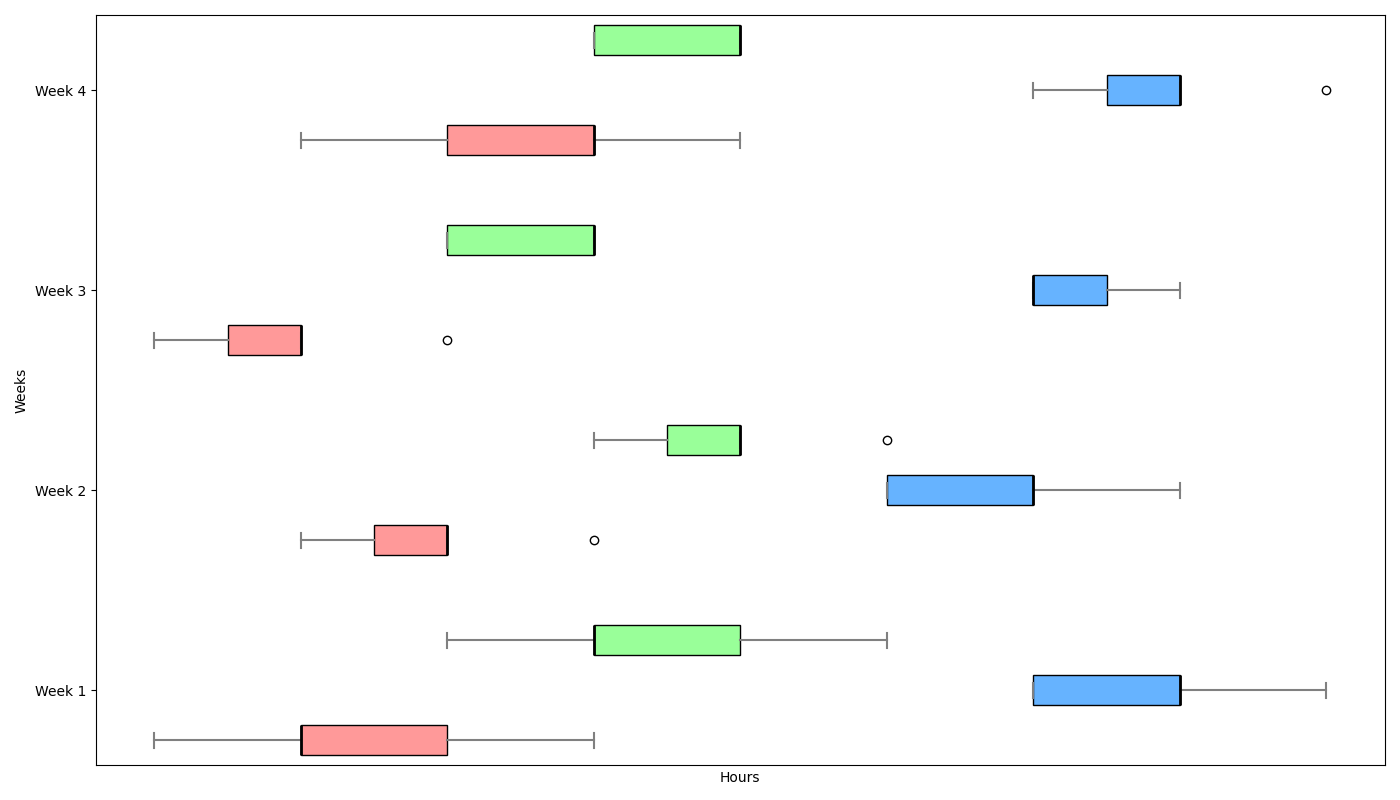

This figure's Python source:
import matplotlib.pyplot as plt
import numpy as np

professions = ['Office Workers', 'Physical Laborers', 'Students']

office_worker_hours = [
    [2, 3, 4, 1, 2, 2, 3],
    [3, 2, 4, 3, 3, 2, 3],
    [1, 2, 2, 2, 1, 3, 2],
    [3, 4, 5, 2, 3, 4, 4]
]

physical_laborer_hours = [
    [7, 8, 7, 8, 9, 8, 7],
    [6, 7, 6, 8, 7, 7, 6],
    [7, 7, 8, 7, 8, 7, 7],
    [7, 8, 8, 9, 7, 8, 8]
]

student_hours = [
    [4, 5, 3, 5, 4, 6, 4],
    [5, 4, 5, 5, 4, 6, 5],
    [3, 4, 4, 3, 4, 4, 3],
    [4, 5, 5, 4, 5, 5, 4]
]

data = [office_worker_hours, physical_laborer_hours, student_hours]

fig, ax = plt.subplots(figsize=(14, 8))

positions = np.arange(len(data[0])) * (len(professions) + 1)  # This ensures the boxplots are spaced apart
colors = ['#ff9999', '#66b3ff', '#99ff99']

for i, hours in enumerate(data):
    pos = positions + i
    bp = ax.boxplot(hours, positions=pos, widths=0.6, patch_artist=True, vert=False)

    # Set boxplot properties
    for patch in bp['boxes']:
        patch.set_facecolor(colors[i])
    for whisker in bp['whiskers']:
        whisker.set(color='gray', linewidth=1.5)
    for cap in bp['caps']:
        cap.set(color='gray', linewidth=1.5)
    for median in bp['medians']:
        median.set(color='black', linewidth=2)

# Set y-ticks manually
tick_positions = positions + (len(professions) - 1) / 2  # Set the ticks at the center of each group
ax.set_yticks(tick_positions)  # Place the ticks at the correct positions
ax.set_yticklabels(['Week 1', 'Week 2', 'Week 3', 'Week 4'])  # Set the tick labels

ax.set_xticks([])  # Optional: Hide x-axis labels if not necessary
ax.set_xlabel('Hours')
ax.set_ylabel('Weeks')

ax.grid(axis='x', linestyle='--', alpha=0.7)

plt.tight_layout()
plt.show()
